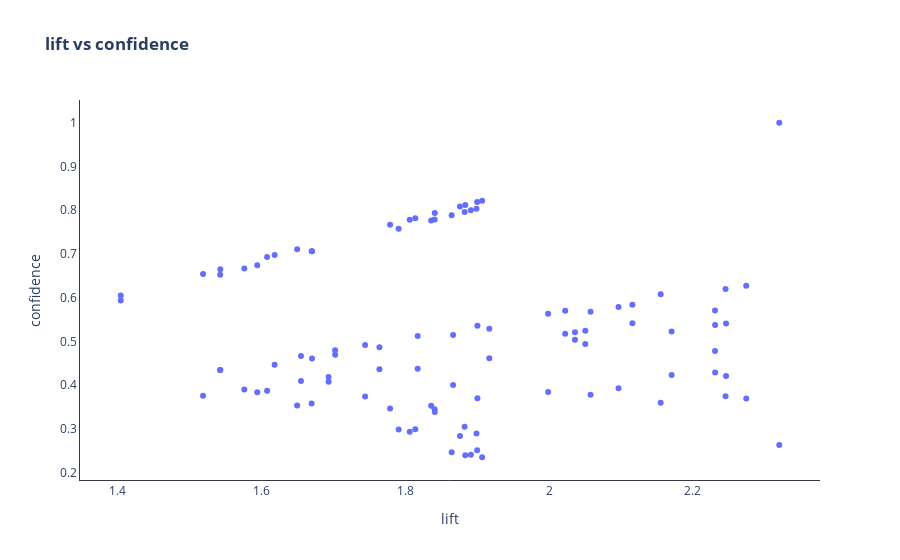

Source (notebook cell):
### Code cell
# Lift vs confidence
scatter_plot(rules_df,'lift','confidence')
